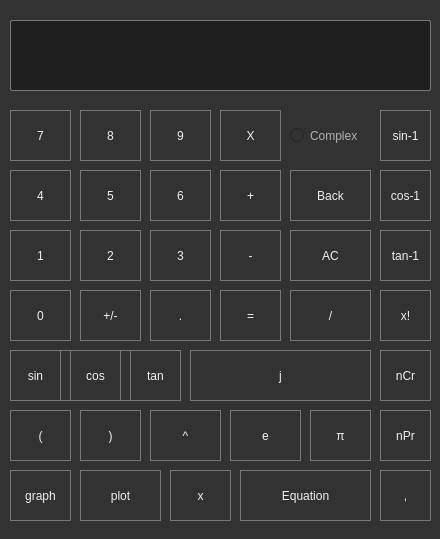
<?xml version="1.0" encoding="UTF-8"?>
<ui version="4.0">
 <class>Dialog</class>
 <widget class="QDialog" name="Dialog">
  <property name="geometry">
   <rect>
    <x>0</x>
    <y>0</y>
    <width>440</width>
    <height>539</height>
   </rect>
  </property>
  <property name="minimumSize">
   <size>
    <width>440</width>
    <height>539</height>
   </size>
  </property>
  <property name="maximumSize">
   <size>
    <width>440</width>
    <height>539</height>
   </size>
  </property>
  <property name="windowTitle">
   <string>Calculator</string>
  </property>
  <property name="styleSheet">
   <string notr="true">
QToolTip
{
     border: 1px solid black;
     background-color: #D1DBCB;
     padding: 1px;
     border-radius: 3px;
     opacity: 100;
}

QWidget
{
    color: #b1b1b1;
    background-color: #323232;
    selection-background-color:#323232;
    selection-color: black;
    background-clip: border;
    border-image: none;
    border: 0px transparent black;
    outline: 0;
}

QWidget:item:hover
{
    background-color: #D1DBCB;
    color: black;
}

QWidget:item:selected
{
    background-color: #D1DBCB;
    border: 0px
}

QLineEdit
{
    background-color: #1e1e1e;
    selection-background-color: #D1DBCB;
    selection-color: black;
    padding: 5px;
    border-style: solid;
    border: 1px solid #76797C;
    border-radius: 2px;
    color: #eff0f1;
}
QPushButton::menu-indicator  {
    subcontrol-origin: padding;
    subcontrol-position: bottom right;
    left: 8px;
}
QPushButton
{
    color: #eff0f1;
    background-color: #323232;
    border-width: 1px;
    border-color: #76797C;
    border-style: solid;
    padding: 5px;
    border-radius: 0px;
    outline: none;
}

QPushButton:disabled
{
    background-color: #323232;
    border-width: 1px;
    border-color: #454545;
    border-style: solid;
    padding-top: 5px;
    padding-bottom: 5px;
    padding-left: 10px;
    padding-right: 10px;
    border-radius: 2px;
    color: #454545;
}

QPushButton:focus {
    background-color: #D1DBCB;
    color: black;
}

QPushButton:pressed
{
    color: black;
    background-color: #D1DBCB;
    padding-top: -15px;
    padding-bottom: -17px;
}

QComboBox
{
    selection-background-color: #D1DBCB;
    background-color: #31363B;
    border-style: solid;
    border: 1px solid #76797C;
    border-radius: 2px;
    padding: 5px;
    min-width: 75px;
}

QPushButton:checked{
    background-color: #76797C;
    border-color: #6A6969;
}

QComboBox:hover,QPushButton:hover,QAbstractSpinBox:hover,QLineEdit:hover,QTextEdit:hover,QPlainTextEdit:hover,QAbstractView:hover,QTreeView:hover
{
    border: 1px solid #D1DBCB;
}
QTabWidget:focus, QCheckBox:focus, QRadioButton:focus, QSlider:focus
{
    border: none;
}

QHeaderView::section
{
    background-color: #76797C;
    color: #eff0f1;
    padding: 5px;
    border: 1px solid #76797C;
}

QSizeGrip {
    image: url(:/qss_icons/rc/sizegrip.png);
    width: 12px;
    height: 12px;
}


QMainWindow::separator
{
    background-color: #323232;
    color: white;
    padding-left: 4px;
    spacing: 2px;
    border: 1px dashed #76797C;
}

QMainWindow::separator:hover
{

    background-color: #787876;
    color: white;
    padding-left: 4px;
    border: 1px solid #76797C;
    spacing: 2px;
}


QMenu::separator
{
    height: 1px;
    background-color: #76797C;
    color: white;
    padding-left: 4px;
    margin-left: 10px;
    margin-right: 5px;
}

QFrame
{
    border-radius: 0px;
    /*border: 1px solid #76797C;*/
}


QFrame[frameShape=&quot;0&quot;]
{
    border-radius: 0px;
    border: 0px transparent #76797C;
}

QStackedWidget
{
    border: 1px transparent black;
}</string>
  </property>
  <widget class="QPushButton" name="b1">
   <property name="geometry">
    <rect>
     <x>10</x>
     <y>230</y>
     <width>61</width>
     <height>51</height>
    </rect>
   </property>
   <property name="text">
    <string>1</string>
   </property>
  </widget>
  <widget class="QPushButton" name="b3">
   <property name="geometry">
    <rect>
     <x>150</x>
     <y>230</y>
     <width>61</width>
     <height>51</height>
    </rect>
   </property>
   <property name="text">
    <string>3</string>
   </property>
  </widget>
  <widget class="QPushButton" name="b2">
   <property name="geometry">
    <rect>
     <x>80</x>
     <y>230</y>
     <width>61</width>
     <height>51</height>
    </rect>
   </property>
   <property name="text">
    <string>2</string>
   </property>
  </widget>
  <widget class="QPushButton" name="b6">
   <property name="geometry">
    <rect>
     <x>150</x>
     <y>170</y>
     <width>61</width>
     <height>51</height>
    </rect>
   </property>
   <property name="text">
    <string>6</string>
   </property>
  </widget>
  <widget class="QPushButton" name="b5">
   <property name="geometry">
    <rect>
     <x>80</x>
     <y>170</y>
     <width>61</width>
     <height>51</height>
    </rect>
   </property>
   <property name="text">
    <string>5</string>
   </property>
  </widget>
  <widget class="QPushButton" name="b4">
   <property name="geometry">
    <rect>
     <x>10</x>
     <y>170</y>
     <width>61</width>
     <height>51</height>
    </rect>
   </property>
   <property name="text">
    <string>4</string>
   </property>
  </widget>
  <widget class="QPushButton" name="b9">
   <property name="geometry">
    <rect>
     <x>150</x>
     <y>110</y>
     <width>61</width>
     <height>51</height>
    </rect>
   </property>
   <property name="text">
    <string>9</string>
   </property>
  </widget>
  <widget class="QPushButton" name="b8">
   <property name="geometry">
    <rect>
     <x>80</x>
     <y>110</y>
     <width>61</width>
     <height>51</height>
    </rect>
   </property>
   <property name="text">
    <string>8</string>
   </property>
  </widget>
  <widget class="QPushButton" name="b7">
   <property name="geometry">
    <rect>
     <x>10</x>
     <y>110</y>
     <width>61</width>
     <height>51</height>
    </rect>
   </property>
   <property name="text">
    <string>7</string>
   </property>
  </widget>
  <widget class="QPushButton" name="plus_minus">
   <property name="geometry">
    <rect>
     <x>80</x>
     <y>290</y>
     <width>61</width>
     <height>51</height>
    </rect>
   </property>
   <property name="text">
    <string>+/-</string>
   </property>
  </widget>
  <widget class="QPushButton" name="b0">
   <property name="geometry">
    <rect>
     <x>10</x>
     <y>290</y>
     <width>61</width>
     <height>51</height>
    </rect>
   </property>
   <property name="text">
    <string>0</string>
   </property>
  </widget>
  <widget class="QPushButton" name="decimal">
   <property name="geometry">
    <rect>
     <x>150</x>
     <y>290</y>
     <width>61</width>
     <height>51</height>
    </rect>
   </property>
   <property name="text">
    <string>.</string>
   </property>
  </widget>
  <widget class="QLineEdit" name="display">
   <property name="geometry">
    <rect>
     <x>10</x>
     <y>20</y>
     <width>421</width>
     <height>71</height>
    </rect>
   </property>
  </widget>
  <widget class="QPushButton" name="equal">
   <property name="geometry">
    <rect>
     <x>220</x>
     <y>290</y>
     <width>61</width>
     <height>51</height>
    </rect>
   </property>
   <property name="text">
    <string>=</string>
   </property>
  </widget>
  <widget class="QPushButton" name="clear">
   <property name="geometry">
    <rect>
     <x>290</x>
     <y>230</y>
     <width>81</width>
     <height>51</height>
    </rect>
   </property>
   <property name="text">
    <string>AC</string>
   </property>
  </widget>
  <widget class="QPushButton" name="back">
   <property name="geometry">
    <rect>
     <x>290</x>
     <y>170</y>
     <width>81</width>
     <height>51</height>
    </rect>
   </property>
   <property name="text">
    <string>Back</string>
   </property>
  </widget>
  <widget class="QPushButton" name="add">
   <property name="geometry">
    <rect>
     <x>220</x>
     <y>170</y>
     <width>61</width>
     <height>51</height>
    </rect>
   </property>
   <property name="text">
    <string>+</string>
   </property>
  </widget>
  <widget class="QPushButton" name="substract">
   <property name="geometry">
    <rect>
     <x>220</x>
     <y>230</y>
     <width>61</width>
     <height>51</height>
    </rect>
   </property>
   <property name="text">
    <string>-</string>
   </property>
  </widget>
  <widget class="QPushButton" name="divide">
   <property name="geometry">
    <rect>
     <x>290</x>
     <y>290</y>
     <width>81</width>
     <height>51</height>
    </rect>
   </property>
   <property name="text">
    <string>/</string>
   </property>
  </widget>
  <widget class="QPushButton" name="multiply">
   <property name="geometry">
    <rect>
     <x>220</x>
     <y>110</y>
     <width>61</width>
     <height>51</height>
    </rect>
   </property>
   <property name="text">
    <string>X</string>
   </property>
  </widget>
  <widget class="QPushButton" name="sq_root">
   <property name="geometry">
    <rect>
     <x>320</x>
     <y>350</y>
     <width>51</width>
     <height>51</height>
    </rect>
   </property>
   <property name="text">
    <string>Sqrt</string>
   </property>
  </widget>
  <widget class="QPushButton" name="sin">
   <property name="geometry">
    <rect>
     <x>10</x>
     <y>350</y>
     <width>51</width>
     <height>51</height>
    </rect>
   </property>
   <property name="text">
    <string>sin</string>
   </property>
  </widget>
  <widget class="QPushButton" name="cos">
   <property name="geometry">
    <rect>
     <x>70</x>
     <y>350</y>
     <width>51</width>
     <height>51</height>
    </rect>
   </property>
   <property name="text">
    <string>cos</string>
   </property>
  </widget>
  <widget class="QPushButton" name="tan">
   <property name="geometry">
    <rect>
     <x>130</x>
     <y>350</y>
     <width>51</width>
     <height>51</height>
    </rect>
   </property>
   <property name="text">
    <string>tan</string>
   </property>
  </widget>
  <widget class="QPushButton" name="power">
   <property name="geometry">
    <rect>
     <x>150</x>
     <y>410</y>
     <width>71</width>
     <height>51</height>
    </rect>
   </property>
   <property name="text">
    <string>^</string>
   </property>
  </widget>
  <widget class="QPushButton" name="log">
   <property name="geometry">
    <rect>
     <x>250</x>
     <y>350</y>
     <width>61</width>
     <height>51</height>
    </rect>
   </property>
   <property name="text">
    <string>log</string>
   </property>
  </widget>
  <widget class="QPushButton" name="b_open">
   <property name="geometry">
    <rect>
     <x>10</x>
     <y>410</y>
     <width>61</width>
     <height>51</height>
    </rect>
   </property>
   <property name="text">
    <string>(</string>
   </property>
  </widget>
  <widget class="QPushButton" name="b_close">
   <property name="geometry">
    <rect>
     <x>80</x>
     <y>410</y>
     <width>61</width>
     <height>51</height>
    </rect>
   </property>
   <property name="text">
    <string>)</string>
   </property>
  </widget>
  <widget class="QPushButton" name="ln">
   <property name="geometry">
    <rect>
     <x>190</x>
     <y>350</y>
     <width>51</width>
     <height>51</height>
    </rect>
   </property>
   <property name="text">
    <string>ln</string>
   </property>
  </widget>
  <widget class="QPushButton" name="e">
   <property name="geometry">
    <rect>
     <x>230</x>
     <y>410</y>
     <width>71</width>
     <height>51</height>
    </rect>
   </property>
   <property name="text">
    <string>e</string>
   </property>
  </widget>
  <widget class="QPushButton" name="pi">
   <property name="geometry">
    <rect>
     <x>310</x>
     <y>410</y>
     <width>61</width>
     <height>51</height>
    </rect>
   </property>
   <property name="text">
    <string>π</string>
   </property>
  </widget>
  <widget class="QPushButton" name="bco">
   <property name="geometry">
    <rect>
     <x>190</x>
     <y>350</y>
     <width>181</width>
     <height>51</height>
    </rect>
   </property>
   <property name="text">
    <string>j</string>
   </property>
  </widget>
  <widget class="QPushButton" name="arg">
   <property name="geometry">
    <rect>
     <x>10</x>
     <y>350</y>
     <width>171</width>
     <height>51</height>
    </rect>
   </property>
   <property name="text">
    <string>Arg</string>
   </property>
  </widget>
  <widget class="QRadioButton" name="r1">
   <property name="geometry">
    <rect>
     <x>290</x>
     <y>110</y>
     <width>91</width>
     <height>51</height>
    </rect>
   </property>
   <property name="text">
    <string>Complex</string>
   </property>
  </widget>
  <widget class="QPushButton" name="graph">
   <property name="geometry">
    <rect>
     <x>10</x>
     <y>470</y>
     <width>61</width>
     <height>51</height>
    </rect>
   </property>
   <property name="text">
    <string>graph</string>
   </property>
  </widget>
  <widget class="QPushButton" name="plot">
   <property name="geometry">
    <rect>
     <x>80</x>
     <y>470</y>
     <width>81</width>
     <height>51</height>
    </rect>
   </property>
   <property name="text">
    <string>plot</string>
   </property>
  </widget>
  <widget class="QPushButton" name="x">
   <property name="geometry">
    <rect>
     <x>170</x>
     <y>470</y>
     <width>61</width>
     <height>51</height>
    </rect>
   </property>
   <property name="text">
    <string>x</string>
   </property>
  </widget>
  <widget class="QPushButton" name="cos1">
   <property name="geometry">
    <rect>
     <x>380</x>
     <y>170</y>
     <width>51</width>
     <height>51</height>
    </rect>
   </property>
   <property name="text">
    <string>cos-1</string>
   </property>
  </widget>
  <widget class="QPushButton" name="sin1">
   <property name="geometry">
    <rect>
     <x>380</x>
     <y>110</y>
     <width>51</width>
     <height>51</height>
    </rect>
   </property>
   <property name="text">
    <string>sin-1</string>
   </property>
  </widget>
  <widget class="QPushButton" name="tan1">
   <property name="geometry">
    <rect>
     <x>380</x>
     <y>230</y>
     <width>51</width>
     <height>51</height>
    </rect>
   </property>
   <property name="text">
    <string>tan-1</string>
   </property>
  </widget>
  <widget class="QPushButton" name="fact">
   <property name="geometry">
    <rect>
     <x>380</x>
     <y>290</y>
     <width>51</width>
     <height>51</height>
    </rect>
   </property>
   <property name="text">
    <string>x!</string>
   </property>
  </widget>
  <widget class="QPushButton" name="comb">
   <property name="geometry">
    <rect>
     <x>380</x>
     <y>350</y>
     <width>51</width>
     <height>51</height>
    </rect>
   </property>
   <property name="text">
    <string>nCr</string>
   </property>
  </widget>
  <widget class="QPushButton" name="perm">
   <property name="geometry">
    <rect>
     <x>380</x>
     <y>410</y>
     <width>51</width>
     <height>51</height>
    </rect>
   </property>
   <property name="text">
    <string>nPr</string>
   </property>
  </widget>
  <widget class="QPushButton" name="com">
   <property name="geometry">
    <rect>
     <x>380</x>
     <y>470</y>
     <width>51</width>
     <height>51</height>
    </rect>
   </property>
   <property name="text">
    <string>,</string>
   </property>
  </widget>
  <widget class="QPushButton" name="equ">
   <property name="geometry">
    <rect>
     <x>240</x>
     <y>470</y>
     <width>131</width>
     <height>51</height>
    </rect>
   </property>
   <property name="text">
    <string>Equation</string>
   </property>
  </widget>
  <zorder>graph</zorder>
  <zorder>plot</zorder>
  <zorder>x</zorder>
  <zorder>arg</zorder>
  <zorder>b1</zorder>
  <zorder>b3</zorder>
  <zorder>b2</zorder>
  <zorder>b6</zorder>
  <zorder>b5</zorder>
  <zorder>b4</zorder>
  <zorder>b9</zorder>
  <zorder>b8</zorder>
  <zorder>b7</zorder>
  <zorder>plus_minus</zorder>
  <zorder>b0</zorder>
  <zorder>decimal</zorder>
  <zorder>display</zorder>
  <zorder>equal</zorder>
  <zorder>clear</zorder>
  <zorder>back</zorder>
  <zorder>add</zorder>
  <zorder>substract</zorder>
  <zorder>divide</zorder>
  <zorder>multiply</zorder>
  <zorder>sq_root</zorder>
  <zorder>sin</zorder>
  <zorder>cos</zorder>
  <zorder>tan</zorder>
  <zorder>power</zorder>
  <zorder>log</zorder>
  <zorder>b_open</zorder>
  <zorder>b_close</zorder>
  <zorder>ln</zorder>
  <zorder>e</zorder>
  <zorder>pi</zorder>
  <zorder>r1</zorder>
  <zorder>bco</zorder>
  <zorder>cos1</zorder>
  <zorder>sin1</zorder>
  <zorder>tan1</zorder>
  <zorder>fact</zorder>
  <zorder>comb</zorder>
  <zorder>perm</zorder>
  <zorder>com</zorder>
  <zorder>equ</zorder>
 </widget>
 <resources/>
 <connections/>
</ui>
